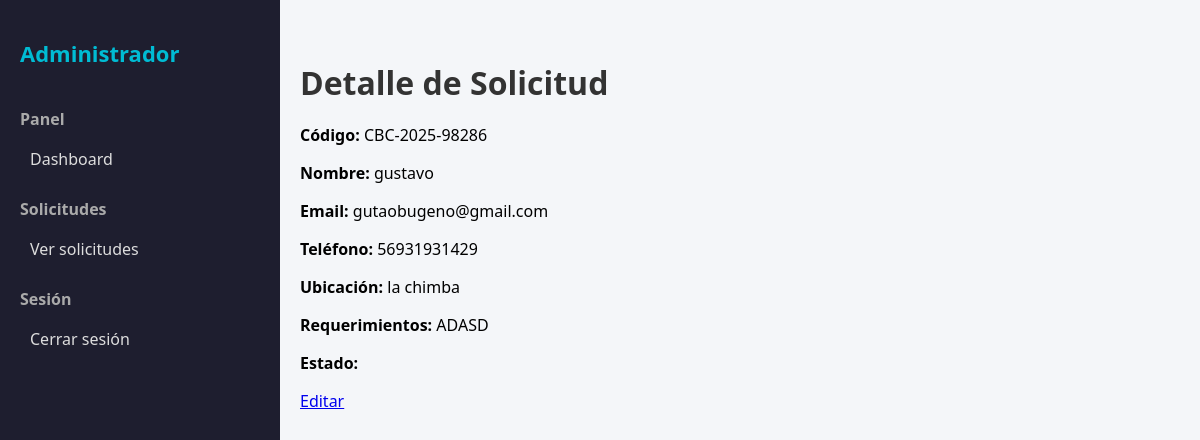
Page /panel/solicitudes/10/ (signed in) on the committed database.
### core/models.py (models this page shows, shortened)
class SolicitudInformacion(models.Model):
    servicio = models.ForeignKey(
        Servicio,
        on_delete=models.CASCADE,
        related_name="solicitudes",
        null=True,
        blank=True,
    )
    nombre = models.CharField(max_length=100)
    email = models.EmailField()
    telefono = models.CharField(
        max_length=12,
        validators=[
            RegexValidator(
                regex=r'^569\d{8}$',
                message="El teléfono debe tener el formato 569XXXXXXXX",
            ),
        ],
    )
    tienes_terreno = models.CharField(
        max_length=10,
        choices=[('si', 'Sí'), ('no', 'No')],
        default='no'
    )
    ubicacion = models.CharField(max_length=255)
    cuando_comenzar = models.CharField(max_length=20)
    requerimientos = models.TextField()
    estado_actual = models.ForeignKey(
        Estado,
        on_delete=models.SET_NULL,
        null=True,
        blank=True,
        related_name="solicitudes"
    )
    fecha_envio = models.DateTimeField(auto_now_add=True)
    codigo_seguimiento = models.CharField(max_length=30, unique=True, blank=True)
    comentarios_cambios = models.TextField(blank=True, null=True)
    progreso_trabajo = models.IntegerField(default=0)
    fecha_estimado_finalizacion = models.DateField(blank=True, null=True)

### core/views_admin.py (the view)
# urls.py: path("panel/solicitudes/<int:id>/", views_admin.admin_solicitud_detalle, name="admin_solicitud_detalle"),
@login_required
def admin_solicitud_detalle(request, id):
    solicitud = get_object_or_404(SolicitudInformacion, id=id)
    return render(request, "admin_panel/solicitudes/detalle.html", {
        "solicitud": solicitud
    })

### templates/admin_panel/solicitudes/detalle.html
{% extends "admin_panel/base_admin.html" %}
{% block contenido %}
<h1>Detalle de Solicitud</h1>
<p><strong>Código:</strong> {{ solicitud.codigo_seguimiento }}</p>
<p><strong>Nombre:</strong> {{ solicitud.nombre }}</p>
<p><strong>Email:</strong> {{ solicitud.email }}</p>
<p><strong>Teléfono:</strong> {{ solicitud.telefono }}</p>
<p><strong>Ubicación:</strong> {{ solicitud.ubicacion }}</p>
<p><strong>Requerimientos:</strong> {{ solicitud.requerimientos }}</p>
<p><strong>Estado:</strong> {{ solicitud.get_estado_display }}</p>
<a href="{% url 'admin_solicitud_editar' solicitud.id %}">Editar</a>
{% endblock %}

### static/css/admin_panel.css (style rules this page uses)
body { font-family: 'Segoe UI', Tahoma, Geneva, Verdana, sans-serif; background-color: #f4f6f9; margin: 0; display: flex; height: 100vh; }
.content h1, .content h2 { color: #333; margin-bottom: 20px; }

### rows in the picture
SolicitudInformacion: codigo_seguimiento "CBC-2025-98286", nombre "gustavo", email "gutaobugeno@gmail.com", telefono "56931931429", ubicacion "la chimba", requerimientos "ADASD"
